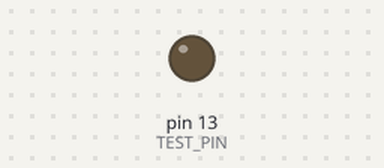
The sketch below on a simulated Arduino Uno, built with avr-gcc and run on an emulated ATmega328P. Parts: output pins drawn as LEDs (lit = HIGH). What the sketch prints to the serial monitor is not drawn.

Above: at 2.5 s.
Timing chart, 0 to 6.5 s (numbered marks = the images above):
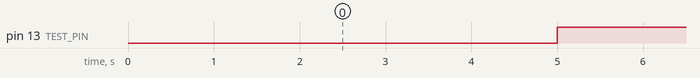

The sketch:

atmega328pTestLed.ino
```cpp
int TEST_PIN = 13;
int PIN13_STATUS = HIGH;

void setup()
{
  Serial.begin(9600);
  // put your setup code here, to run once:
  pinMode(TEST_PIN, OUTPUT);
  Serial.println("Running Setup!!!");
}

void loop()
{
  // put your main code here, to run repeatedly:
  if(PIN13_STATUS == HIGH) {
    delay(3000);
    PIN13_STATUS = LOW;
  } else {
    PIN13_STATUS = HIGH;
    delay(2000);
  }
  digitalWrite(TEST_PIN, PIN13_STATUS);
  Serial.println("Running in loop!!!");
}
```

Measured:
- by itself, pin 13 (TEST_PIN): alternates HIGH for 3.0 s and LOW for 2.0 s
